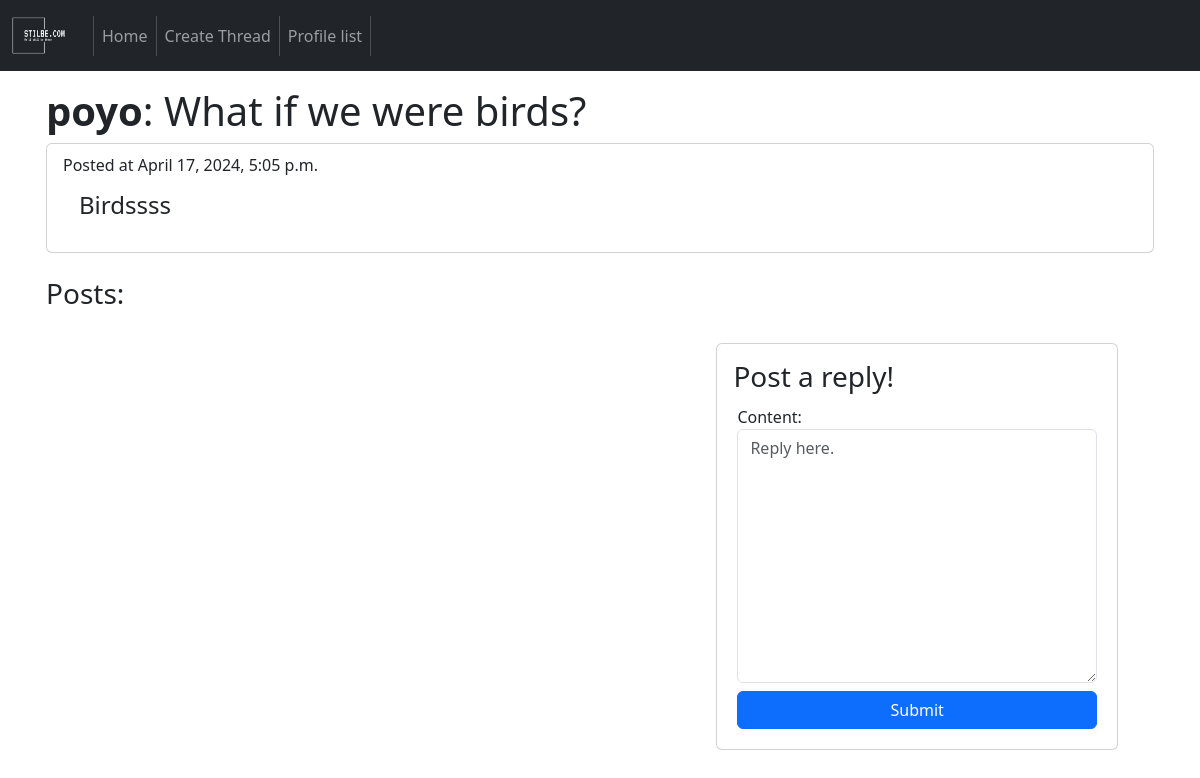
/thread/3 (signed in), run on an earlier commit of the app's database.
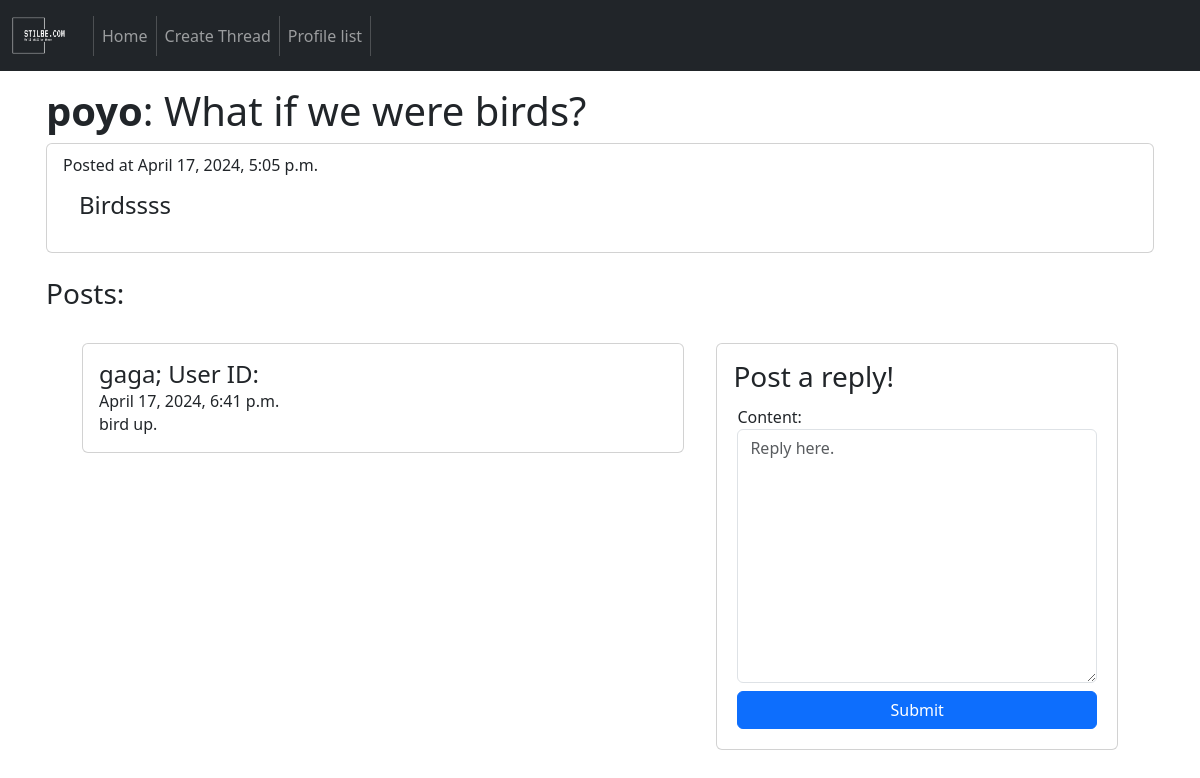
And on a later commit of the database.
### forum/models.py (models this page shows, shortened)
class Post(models.Model):
    user = models.ForeignKey(User, on_delete=models.CASCADE, default="")
    thread = models.ForeignKey(Thread, on_delete=models.CASCADE)
    content = models.TextField(max_length=1000)
    created_at = models.DateTimeField(auto_now_add=True)
    updated_at = models.DateTimeField(auto_now=True)

### forum/views.py (the view, shortened to what this page needs)
# urls.py: path('thread/<int:pk>', views.threadView, name='thread'),
@login_required
def threadView(request, pk):
    user = request.user
    thread = Thread.objects.get(id=pk)
    poster = thread.user
    title = thread.title
    content = thread.content
    created_at = thread.created_at
    posts = thread.post_set.all()
    form = PostCreationForm()
    context = {
        "title": title,
        "content": content,
        "user": user,
        "posts": posts,
        "form": form,
        "created_at": created_at,
        "poster": poster
    }
    return render(request, "forum/thread.html", context)

### forum/forms.py
class PostCreationForm(forms.ModelForm):
    content = forms.CharField(required=True, widget=forms.Textarea(attrs={'placeholder': 'Reply here.', 'class': 'form-control'}))
    class Meta:
        model = Post
        fields = ['content']

### templates/forum/thread.html (shortened to what this page needs)
{% extends 'base.html' %}
{% load static %}
{% load crispy_forms_tags %}
{% block content %}
<div class="container-xl d-flex align-items-left p-3 flex-column">
    <h1><strong class="strong">{{ poster }}</strong>: {{ title }}</h1>
    <div id="thread-content">
        <div class="card w-auto h-auto">
            <div class="card-body">
              <h6 class="card-subtitle">Posted at {{ created_at }}</h6>
              <h4 class="card-title m-3"> {{ content }} </h4>
            </div>
          </div>
    </div></br>
    <h3>Posts:</h3>
    <div class="container-xl d-flex align-items-left flex-row">
        <div class="w-75" id="post-list">
            {% for post in posts %}
            <div class="card w-100 h-auto m-4">
                <div class="card-body">
                  <h4 class="card-title"> {{ post.user }}; User ID:{% if user.is_staff %}{{ post.user.id }}{% endif %}</h4>
                  <h6 class="card-subtitle"> {{ post.created_at }}</h6>
                  <p class="card-text"> {{ post.content }}</p>
                </div>
              </div>
            {% endfor %}
        </div>
        <div class="h-25 p-3"></div>
        <div class="w-50 h-50 m-4">
            <form id="post-form" class="card w-100 h-100 p-3" method="POST">
                <h3>Post a reply!</h3>
                <div class="m-1">{{ form }}</div>
                <button type="submit" class="btn btn-primary m-1 ">Submit</button>
            </form>
    </div>
</div>
{% endblock %}

What changed in the data, as far as the page shows it:
added Post: user "gaga", created_at "April 17, 2024, 6:41 p.m.", content "bird up."
